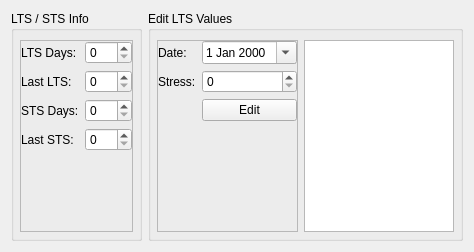
        <widget class="QWidget" name="tab_lts">
         <attribute name="title">
          <string>LTS / STS</string>
         </attribute>
         <layout class="QHBoxLayout" name="horizontalLayout_7">
          <item>
           <widget class="QGroupBox" name="groupBox_6">
            <property name="sizePolicy">
             <sizepolicy hsizetype="Preferred" vsizetype="Preferred">
              <horstretch>1</horstretch>
              <verstretch>0</verstretch>
             </sizepolicy>
            </property>
            <property name="maximumSize">
             <size>
              <width>175</width>
              <height>16777215</height>
             </size>
            </property>
            <property name="title">
             <string>LTS / STS Info</string>
            </property>
            <layout class="QHBoxLayout" name="horizontalLayout_9">
             <property name="leftMargin">
              <number>6</number>
             </property>
             <property name="topMargin">
              <number>9</number>
             </property>
             <property name="rightMargin">
              <number>6</number>
             </property>
             <property name="bottomMargin">
              <number>6</number>
             </property>
             <item>
              <widget class="QFrame" name="frame_7">
               <property name="frameShape">
                <enum>QFrame::StyledPanel</enum>
               </property>
               <property name="frameShadow">
                <enum>QFrame::Raised</enum>
               </property>
               <layout class="QFormLayout" name="formLayout">
                <property name="leftMargin">
                 <number>0</number>
                </property>
                <property name="topMargin">
                 <number>0</number>
                </property>
                <property name="rightMargin">
                 <number>0</number>
                </property>
                <property name="bottomMargin">
                 <number>0</number>
                </property>
                <item row="3" column="0">
                 <widget class="QLabel" name="label_25">
                  <property name="text">
                   <string>Last STS:</string>
                  </property>
                 </widget>
                </item>
                <item row="0" column="0">
                 <widget class="QLabel" name="label_23">
                  <property name="text">
                   <string>LTS Days:</string>
                  </property>
                 </widget>
                </item>
                <item row="1" column="0">
                 <widget class="QLabel" name="label_22">
                  <property name="text">
                   <string>Last LTS:</string>
                  </property>
                 </widget>
                </item>
                <item row="1" column="1">
                 <widget class="QSpinBox" name="spinBox_lastLTS">
                  <property name="maximum">
                   <number>999</number>
                  </property>
                 </widget>
                </item>
                <item row="2" column="0">
                 <widget class="QLabel" name="label_24">
                  <property name="text">
                   <string>STS Days:</string>
                  </property>
                 </widget>
                </item>
                <item row="3" column="1">
                 <widget class="QSpinBox" name="spinBox_lastSTS">
                  <property name="maximum">
                   <number>999</number>
                  </property>
                 </widget>
                </item>
                <item row="2" column="1">
                 <widget class="QSpinBox" name="spinBox_stsDays"/>
                </item>
                <item row="0" column="1">
                 <widget class="QSpinBox" name="spinBox_ltsDays"/>
                </item>
               </layout>
              </widget>
             </item>
            </layout>
           </widget>
          </item>
          <item>
           <widget class="QGroupBox" name="groupBox_7">
            <property name="title">
             <string>Edit LTS Values</string>
            </property>
            <layout class="QHBoxLayout" name="horizontalLayout_8">
             <property name="spacing">
              <number>6</number>
             </property>
             <property name="leftMargin">
              <number>6</number>
             </property>
             <property name="topMargin">
              <number>9</number>
             </property>
             <property name="rightMargin">
              <number>6</number>
             </property>
             <property name="bottomMargin">
              <number>6</number>
             </property>
             <item>
              <widget class="QFrame" name="frame_6">
               <property name="frameShape">
                <enum>QFrame::StyledPanel</enum>
               </property>
               <property name="frameShadow">
                <enum>QFrame::Raised</enum>
               </property>
               <layout class="QFormLayout" name="formLayout_3">
                <property name="leftMargin">
                 <number>0</number>
                </property>
                <property name="topMargin">
                 <number>0</number>
                </property>
                <property name="rightMargin">
                 <number>0</number>
                </property>
                <property name="bottomMargin">
                 <number>0</number>
                </property>
                <item row="0" column="0">
                 <widget class="QLabel" name="label_20">
                  <property name="text">
                   <string>Date:</string>
                  </property>
                 </widget>
                </item>
                <item row="0" column="1">
                 <widget class="QDateEdit" name="dateEdit_stress">
                  <property name="buttonSymbols">
                   <enum>QAbstractSpinBox::UpDownArrows</enum>
                  </property>
                  <property name="calendarPopup">
                   <bool>true</bool>
                  </property>
                 </widget>
                </item>
                <item row="1" column="0">
                 <widget class="QLabel" name="label_21">
                  <property name="text">
                   <string>Stress:</string>
                  </property>
                 </widget>
                </item>
                <item row="1" column="1">
                 <widget class="QSpinBox" name="spinBox_stress">
                  <property name="maximum">
                   <number>1000</number>
                  </property>
                 </widget>
                </item>
                <item row="2" column="1">
                 <widget class="QPushButton" name="pushButton_stressEdit">
                  <property name="text">
                   <string>Edit</string>
                  </property>
                 </widget>
                </item>
               </layout>
              </widget>
             </item>
             <item>
              <widget class="QListWidget" name="listWidget_stressValue">
               <property name="maximumSize">
                <size>
                 <width>150</width>
                 <height>16777215</height>
                </size>
               </property>
              </widget>
             </item>
            </layout>
           </widget>
          </item>
         </layout>
        </widget>
